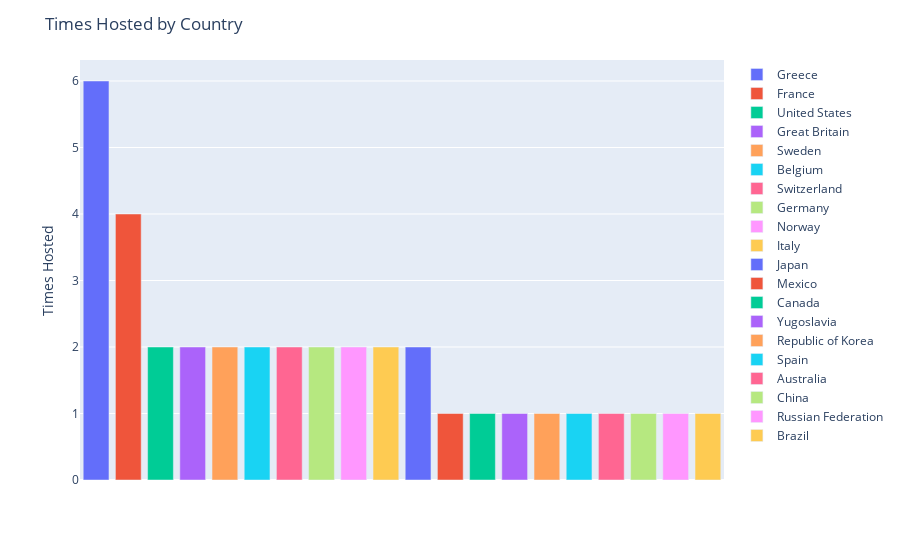

The cell this chart's notebook holds for it:
### Markdown cell above
## Host by country
- Single bar chart by country

### Code cell
fig = functions.host_by_country(df)
fig.show()

### Figure 1 — Plotly figure (JSON) as saved in the notebook; plotly's stock layout.template omitted (floating-point values rounded to 4 significant figures)
{"data": [{"alignmentgroup": "True", "hovertemplate": "color=Greece<br>x=%{x}<br>y=%{y}<extra></extra>", "legendgroup": "Greece", "marker": {"color": "#636efa", "pattern": {"shape": ""}}, "name": "Greece", "offsetgroup": "Greece", "orientation": "v", "showlegend": true, "textposition": "auto", "type": "bar", "x": ["Greece"], "xaxis": "x", "y": [6], "yaxis": "y"}, {"alignmentgroup": "True", "hovertemplate": "color=France<br>x=%{x}<br>y=%{y}<extra></extra>", "legendgroup": "France", "marker": {"color": "#EF553B", "pattern": {"shape": ""}}, "name": "France", "offsetgroup": "France", "orientation": "v", "showlegend": true, "textposition": "auto", "type": "bar", "x": ["France"], "xaxis": "x", "y": [4], "yaxis": "y"}, {"alignmentgroup": "True", "hovertemplate": "color=United States<br>x=%{x}<br>y=%{y}<extra></extra>", "legendgroup": "United States", "marker": {"color": "#00cc96", "pattern": {"shape": ""}}, "name": "United States", "offsetgroup": "United States", "orientation": "v", "showlegend": true, "textposition": "auto", "type": "bar", "x": ["United States"], "xaxis": "x", "y": [2], "yaxis": "y"}, {"alignmentgroup": "True", "hovertemplate": "color=Great Britain<br>x=%{x}<br>y=%{y}<extra></extra>", "legendgroup": "Great Britain", "marker": {"color": "#ab63fa", "pattern": {"shape": ""}}, "name": "Great Britain", "offsetgroup": "Great Britain", "orientation": "v", "showlegend": true, "textposition": "auto", "type": "bar", "x": ["Great Britain"], "xaxis": "x", "y": [2], "yaxis": "y"}, {"alignmentgroup": "True", "hovertemplate": "color=Sweden<br>x=%{x}<br>y=%{y}<extra></extra>", "legendgroup": "Sweden", "marker": {"color": "#FFA15A", "pattern": {"shape": ""}}, "name": "Sweden", "offsetgroup": "Sweden", "orientation": "v", "showlegend": true, "textposition": "auto", "type": "bar", "x": ["Sweden"], "xaxis": "x", "y": [2], "yaxis": "y"}, {"alignmentgroup": "True", "hovertemplate": "color=Belgium<br>x=%{x}<br>y=%{y}<extra></extra>", "legendgroup": "Belgium", "marker": {"color": "#19d3f3", "pattern": {"shape": ""}}, "name": "Belgium", "offsetgroup": "Belgium", "orientation": "v", "showlegend": true, "textposition": "auto", "type": "bar", "x": ["Belgium"], "xaxis": "x", "y": [2], "yaxis": "y"}, {"alignmentgroup": "True", "hovertemplate": "color=Switzerland<br>x=%{x}<br>y=%{y}<extra></extra>", "legendgroup": "Switzerland", "marker": {"color": "#FF6692", "pattern": {"shape": ""}}, "name": "Switzerland", "offsetgroup": "Switzerland", "orientation": "v", "showlegend": true, "textposition": "auto", "type": "bar", "x": ["Switzerland"], "xaxis": "x", "y": [2], "yaxis": "y"}, {"alignmentgroup": "True", "hovertemplate": "color=Germany<br>x=%{x}<br>y=%{y}<extra></extra>", "legendgroup": "Germany", "marker": {"color": "#B6E880", "pattern": {"shape": ""}}, "name": "Germany", "offsetgroup": "Germany", "orientation": "v", "showlegend": true, "textposition": "auto", "type": "bar", "x": ["Germany"], "xaxis": "x", "y": [2], "yaxis": "y"}, {"alignmentgroup": "True", "hovertemplate": "color=Norway<br>x=%{x}<br>y=%{y}<extra></extra>", "legendgroup": "Norway", "marker": {"color": "#FF97FF", "pattern": {"shape": ""}}, "name": "Norway", "offsetgroup": "Norway", "orientation": "v", "showlegend": true, "textposition": "auto", "type": "bar", "x": ["Norway"], "xaxis": "x", "y": [2], "yaxis": "y"}, {"alignmentgroup": "True", "hovertemplate": "color=Italy<br>x=%{x}<br>y=%{y}<extra></extra>", "legendgroup": "Italy", "marker": {"color": "#FECB52", "pattern": {"shape": ""}}, "name": "Italy", "offsetgroup": "Italy", "orientation": "v", "showlegend": true, "textposition": "auto", "type": "bar", "x": ["Italy"], "xaxis": "x", "y": [2], "yaxis": "y"}, {"alignmentgroup": "True", "hovertemplate": "color=Japan<br>x=%{x}<br>y=%{y}<extra></extra>", "legendgroup": "Japan", "marker": {"color": "#636efa", "pattern": {"shape": ""}}, "name": "Japan", "offsetgroup": "Japan", "orientation": "v", "showlegend": true, "textposition": "auto", "type": "bar", "x": ["Japan"], "xaxis": "x", "y": [2], "yaxis": "y"}, {"alignmentgroup": "True", "hovertemplate": "color=Mexico<br>x=%{x}<br>y=%{y}<extra></extra>", "legendgroup": "Mexico", "marker": {"color": "#EF553B", "pattern": {"shape": ""}}, "name": "Mexico", "offsetgroup": "Mexico", "orientation": "v", "showlegend": true, "textposition": "auto", "type": "bar", "x": ["Mexico"], "xaxis": "x", "y": [1], "yaxis": "y"}, {"alignmentgroup": "True", "hovertemplate": "color=Canada<br>x=%{x}<br>y=%{y}<extra></extra>", "legendgroup": "Canada", "marker": {"color": "#00cc96", "pattern": {"shape": ""}}, "name": "Canada", "offsetgroup": "Canada", "orientation": "v", "showlegend": true, "textposition": "auto", "type": "bar", "x": ["Canada"], "xaxis": "x", "y": [1], "yaxis": "y"}, {"alignmentgroup": "True", "hovertemplate": "color=Yugoslavia<br>x=%{x}<br>y=%{y}<extra></extra>", "legendgroup": "Yugoslavia", "marker": {"color": "#ab63fa", "pattern": {"shape": ""}}, "name": "Yugoslavia", "offsetgroup": "Yugoslavia", "orientation": "v", "showlegend": true, "textposition": "auto", "type": "bar", "x": ["Yugoslavia"], "xaxis": "x", "y": [1], "yaxis": "y"}, {"alignmentgroup": "True", "hovertemplate": "color=Republic of Korea<br>x=%{x}<br>y=%{y}<extra></extra>", "legendgroup": "Republic of Korea", "marker": {"color": "#FFA15A", "pattern": {"shape": ""}}, "name": "Republic of Korea", "offsetgroup": "Republic of Korea", "orientation": "v", "showlegend": true, "textposition": "auto", "type": "bar", "x": ["Republic of Korea"], "xaxis": "x", "y": [1], "yaxis": "y"}, {"alignmentgroup": "True", "hovertemplate": "color=Spain<br>x=%{x}<br>y=%{y}<extra></extra>", "legendgroup": "Spain", "marker": {"color": "#19d3f3", "pattern": {"shape": ""}}, "name": "Spain", "offsetgroup": "Spain", "orientation": "v", "showlegend": true, "textposition": "auto", "type": "bar", "x": ["Spain"], "xaxis": "x", "y": [1], "yaxis": "y"}, {"alignmentgroup": "True", "hovertemplate": "color=Australia<br>x=%{x}<br>y=%{y}<extra></extra>", "legendgroup": "Australia", "marker": {"color": "#FF6692", "pattern": {"shape": ""}}, "name": "Australia", "offsetgroup": "Australia", "orientation": "v", "showlegend": true, "textposition": "auto", "type": "bar", "x": ["Australia"], "xaxis": "x", "y": [1], "yaxis": "y"}, {"alignmentgroup": "True", "hovertemplate": "color=China<br>x=%{x}<br>y=%{y}<extra></extra>", "legendgroup": "China", "marker": {"color": "#B6E880", "pattern": {"shape": ""}}, "name": "China", "offsetgroup": "China", "orientation": "v", "showlegend": true, "textposition": "auto", "type": "bar", "x": ["China"], "xaxis": "x", "y": [1], "yaxis": "y"}, {"alignmentgroup": "True", "hovertemplate": "color=Russian Federation<br>x=%{x}<br>y=%{y}<extra></extra>", "legendgroup": "Russian Federation", "marker": {"color": "#FF97FF", "pattern": {"shape": ""}}, "name": "Russian Federation", "offsetgroup": "Russian Federation", "orientation": "v", "showlegend": true, "textposition": "auto", "type": "bar", "x": ["Russian Federation"], "xaxis": "x", "y": [1], "yaxis": "y"}, {"alignmentgroup": "True", "hovertemplate": "color=Brazil<br>x=%{x}<br>y=%{y}<extra></extra>", "legendgroup": "Brazil", "marker": {"color": "#FECB52", "pattern": {"shape": ""}}, "name": "Brazil", "offsetgroup": "Brazil", "orientation": "v", "showlegend": true, "textposition": "auto", "type": "bar", "x": ["Brazil"], "xaxis": "x", "y": [1], "yaxis": "y"}], "layout": {"barmode": "relative", "legend": {"title": {}, "tracegroupgap": 0}, "margin": {"t": 60}, "title": {"text": "Times Hosted by Country"}, "xaxis": {"anchor": "y", "domain": [0, 1], "showticklabels": false, "title": {}}, "yaxis": {"anchor": "x", "domain": [0, 1], "title": {"text": "Times Hosted"}}}}
